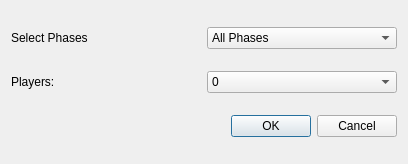
<?xml version="1.0" encoding="UTF-8"?>
<ui version="4.0">
 <class>LogSelector</class>
 <widget class="QDialog" name="LogSelector">
  <property name="geometry">
   <rect>
    <x>0</x>
    <y>0</y>
    <width>408</width>
    <height>164</height>
   </rect>
  </property>
  <property name="windowTitle">
   <string>Setup - Risk</string>
  </property>
  <layout class="QGridLayout" name="gridLayout">
   <item row="0" column="0">
    <widget class="QLabel" name="label">
     <property name="enabled">
      <bool>true</bool>
     </property>
     <property name="text">
      <string>Select Phases</string>
     </property>
    </widget>
   </item>
   <item row="1" column="1">
    <layout class="QHBoxLayout" name="horizontalLayout"/>
   </item>
   <item row="2" column="0">
    <widget class="QLabel" name="label_2">
     <property name="text">
      <string>Players:</string>
     </property>
    </widget>
   </item>
   <item row="2" column="1">
    <layout class="QHBoxLayout" name="horizontalLayout_2">
     <item>
      <widget class="QComboBox" name="PlayersCombo">
       <property name="sizePolicy">
        <sizepolicy hsizetype="Preferred" vsizetype="Fixed">
         <horstretch>0</horstretch>
         <verstretch>0</verstretch>
        </sizepolicy>
       </property>
       <property name="currentText">
        <string>0</string>
       </property>
       <item>
        <property name="text">
         <string>0</string>
        </property>
       </item>
      </widget>
     </item>
    </layout>
   </item>
   <item row="3" column="0" colspan="2">
    <widget class="QDialogButtonBox" name="SubmitStats">
     <property name="enabled">
      <bool>true</bool>
     </property>
     <property name="orientation">
      <enum>Qt::Horizontal</enum>
     </property>
     <property name="standardButtons">
      <set>QDialogButtonBox::Cancel|QDialogButtonBox::Ok</set>
     </property>
    </widget>
   </item>
   <item row="0" column="1">
    <widget class="QComboBox" name="PhasesCombo">
     <item>
      <property name="text">
       <string>All Phases</string>
      </property>
     </item>
     <item>
      <property name="text">
       <string>Fortify</string>
      </property>
     </item>
     <item>
      <property name="text">
       <string>Attack</string>
      </property>
     </item>
     <item>
      <property name="text">
       <string>Reinforce</string>
      </property>
     </item>
    </widget>
   </item>
  </layout>
 </widget>
 <resources/>
 <connections>
  <connection>
   <sender>SubmitStats</sender>
   <signal>accepted()</signal>
   <receiver>LogSelector</receiver>
   <slot>accept()</slot>
   <hints>
    <hint type="sourcelabel">
     <x>203</x>
     <y>143</y>
    </hint>
    <hint type="destinationlabel">
     <x>203</x>
     <y>81</y>
    </hint>
   </hints>
  </connection>
  <connection>
   <sender>SubmitStats</sender>
   <signal>rejected()</signal>
   <receiver>LogSelector</receiver>
   <slot>reject()</slot>
   <hints>
    <hint type="sourcelabel">
     <x>203</x>
     <y>143</y>
    </hint>
    <hint type="destinationlabel">
     <x>203</x>
     <y>81</y>
    </hint>
   </hints>
  </connection>
 </connections>
</ui>
